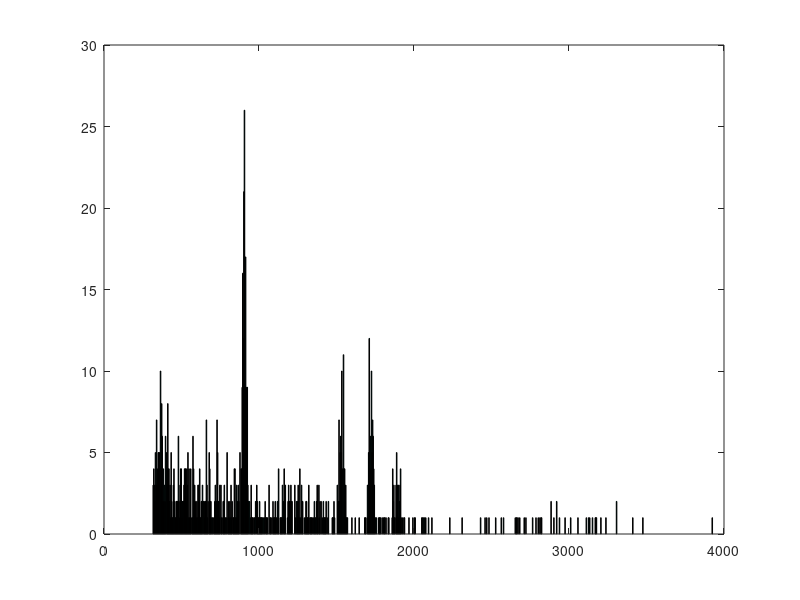

The MATLAB source for this figure:
clear all;
close all;

load y_out;

n=1;
N=length(y_out);

%contatori quindi sono interi
cont_ris=1;
cont_su=0;
cont_giu=0;

massimo=0; %variabile "analogica"
LIM_SU=10;
LIM_GIU=10;

%questi sono segnali 0/1
TRIGGER_SU=0;
TRIGGER_GIU=0;

SOGLIA = 50;

while(n<N)
    if y_out(n+1) > y_out(n)
        cont_su=cont_su+1;
        cont_giu=0;
    else
        cont_su=0;
        cont_giu=cont_giu+1;
    end
    
    if cont_su > LIM_SU
        TRIGGER_SU=1;
    end
    
    if (cont_giu > LIM_GIU && TRIGGER_SU==1)
        TRIGGER_GIU=1;
    end
    
    if (massimo < y_out(n+1) && cont_giu==0)
        massimo=y_out(n+1);
    end
    
    if(TRIGGER_SU ==1 && TRIGGER_GIU==1)
        if(massimo >= SOGLIA)
            ris(cont_ris)=massimo;
            cont_ris=cont_ris+1;
        end
        TRIGGER_SU=0;
        TRIGGER_GIU=0;
        massimo=0;
    end
    n=n+1;
end
figure(1)

hist(ris,1000)


%posso rappresentare il workflow come segnali
%segnale  -- sengnale count-su (retta) segnale trigger su ecc ecc....

    
        






